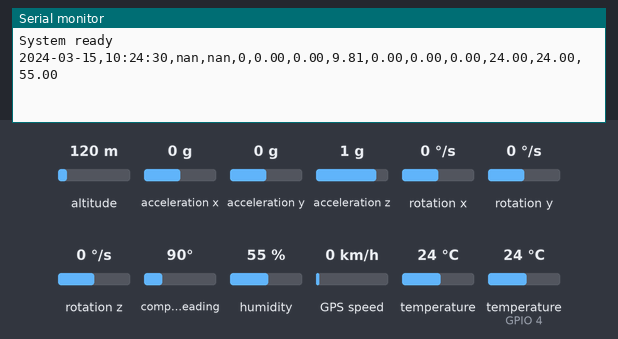
This sketch was run on a simulated ESP32. On the bench: the last lines printed to the serial monitor. The inputs (shaded band) are chosen by the test bench; at power-on: acceleration x 0 g, humidity 55 %, acceleration y 0 g, temperature (sensor on GPIO 4) 24 °C, acceleration z 1 g, rotation x 0 °/s, altitude 120 m, rotation y 0 °/s, rotation z 0 °/s, compass heading 90°, GPS speed 0 km/h, temperature 24 °C. The GPS gets a fix after 3 s at 37.7749, -122.4194 with 8 satellites; no radio packets arrive unless stated.

Above: at 1.2 s.
1.3 s: acceleration x set to -1.4 g
At 6.4 s:
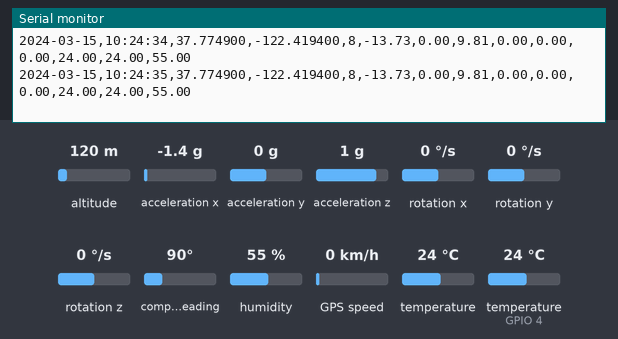
6.5 s: humidity set to 22 %
At 7.8 s:
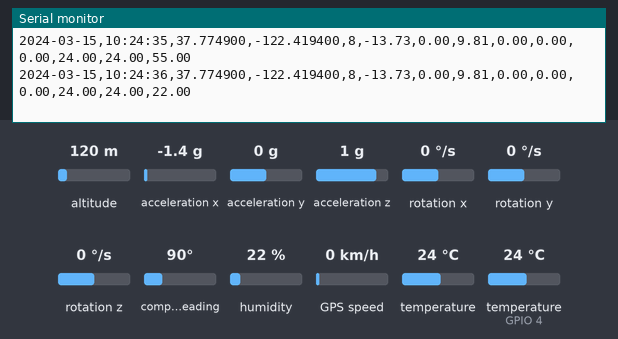
8.0 s: acceleration y set to -1.4 g
At 9.4 s:
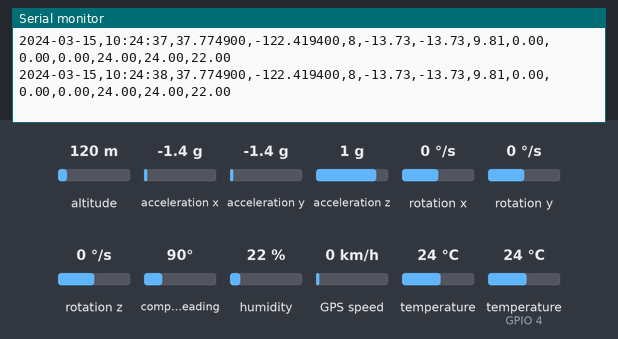
9.5 s: temperature (sensor on GPIO 4) set to 12 °C
At 10.8 s:
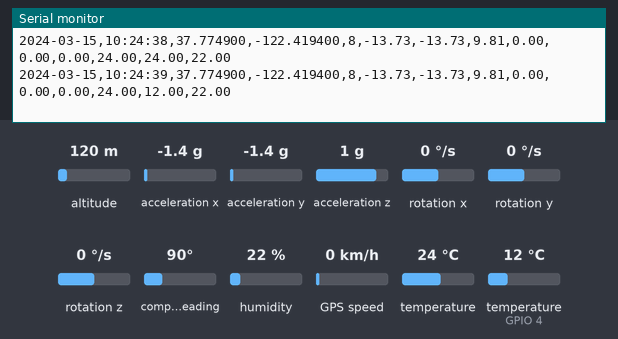
11.0 s: acceleration z set to -1.4 g
At 12.4 s:
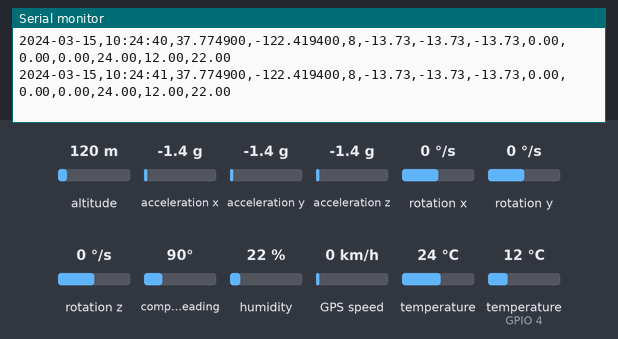
12.5 s: rotation x set to -192 °/s
At 13.9 s:
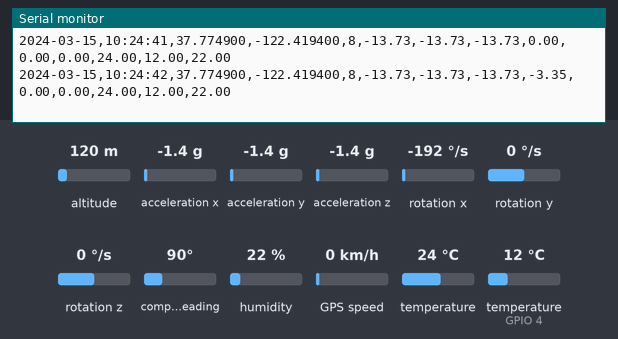
Timing chart, 0 to 15.0 s (numbered marks = the images above; inputs shaded):
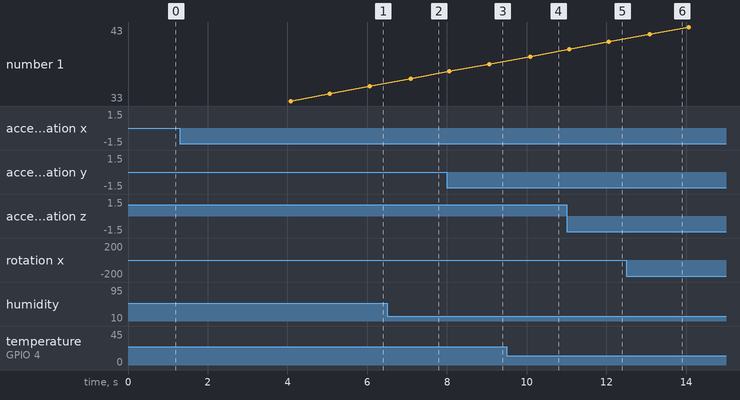

The sketch:

Integracion_sensores.ino
```cpp
/*  ESP32 DevKit v1
    GPS + IMU (MPU‑6050) + DHT11 + LoRa SX1278 433 MHz
    Orden CSV: yyyy‑mm‑dd,hh:mm:ss,lat,lon,sat,ax,ay,az,gx,gy,gz,imuT,dhtT,dhtH
*/

/* ── Librerías ── */
#include <Wire.h>
#include <Adafruit_MPU6050.h>
#include <DHT.h>
#include <TinyGPSPlus.h>
#include <HardwareSerial.h>
#include <SPI.h>
#include <LoRa.h>

/* ── Pines ── */
constexpr uint8_t I2C_SDA = 21, I2C_SCL = 22;

constexpr uint8_t LORA_SS = 5, LORA_RST = 34, LORA_DIO0 = 35;
constexpr long    LORA_FREQ = 433E6;

constexpr uint8_t DHTPIN = 4;
constexpr uint8_t DHTTYPE = DHT11;

constexpr uint8_t GPS_RX_PIN = 16;   // RX2 ← TX GPS
constexpr uint8_t GPS_TX_PIN = 17;   // TX2 → RX GPS

/* ── Objetos ── */
Adafruit_MPU6050 mpu;
DHT              dht(DHTPIN, DHTTYPE);
TinyGPSPlus      gps;
HardwareSerial   SerialGPS(2);

/* ── Setup ── */
void setup() {
  Serial.begin(115200);
  Wire.begin(I2C_SDA, I2C_SCL, 400000);

  mpu.begin();
  mpu.setAccelerometerRange(MPU6050_RANGE_8_G);
  mpu.setGyroRange        (MPU6050_RANGE_500_DEG);
  mpu.setFilterBandwidth  (MPU6050_BAND_21_HZ);

  LoRa.setPins(LORA_SS, LORA_RST, LORA_DIO0);
  LoRa.begin(LORA_FREQ);

  dht.begin();
  SerialGPS.begin(9600, SERIAL_8N1, GPS_RX_PIN, GPS_TX_PIN);

  Serial.println("System ready");
}

/* ── Loop ── */
void loop() {
  /* Actualizar GPS */
  while (SerialGPS.available()) gps.encode(SerialGPS.read());

  /* Cada segundo */
  static uint32_t t0 = 0;
  if (millis() - t0 < 1000) return;
  t0 = millis();

  /* Lecturas IMU */
  sensors_event_t acc, gyr, imuT;
  mpu.getEvent(&acc, &gyr, &imuT);

  /* Lecturas DHT */
  float dhtH = dht.readHumidity();
  float dhtT = dht.readTemperature();
  if (isnan(dhtH) || isnan(dhtT)) { dhtH = dhtT = NAN; }

  /* GPS (usa NaN/0 si aún no hay fix) */
  double lat = gps.location.isValid() ? gps.location.lat() : NAN;
  double lon = gps.location.isValid() ? gps.location.lng() : NAN;
  uint32_t sat = gps.satellites.isValid() ? gps.satellites.value() : 0;

  uint16_t yr = gps.date.isValid() ? gps.date.year()  : 0;
  uint8_t  mo = gps.date.isValid() ? gps.date.month() : 0;
  uint8_t  dy = gps.date.isValid() ? gps.date.day()   : 0;
  uint8_t  hr = gps.time.isValid() ? gps.time.hour()  : 0;
  uint8_t  mn = gps.time.isValid() ? gps.time.minute(): 0;
  uint8_t  sc = gps.time.isValid() ? gps.time.second(): 0;

  /* Construir CSV */
  char buf[160];
  snprintf(buf, sizeof(buf),
           "%04u-%02u-%02u,%02u:%02u:%02u,%.6f,%.6f,%u,"
           "%.2f,%.2f,%.2f,%.2f,%.2f,%.2f,%.2f,%.2f,%.2f",
           yr,mo,dy, hr,mn,sc,
           lat,lon,sat,
           acc.acceleration.x, acc.acceleration.y, acc.acceleration.z,
           gyr.gyro.x,        gyr.gyro.y,        gyr.gyro.z,
           imuT.temperature,  dhtT,              dhtH);

  /* Enviar y mostrar */
  LoRa.beginPacket();
  LoRa.print(buf);
  LoRa.endPacket();

  Serial.println(buf);
}
```

Measured:
- after the input at 1.3 s, the serial monitor: prints a new line after 0.76 s (image 1)
- after the input at 6.5 s, the serial monitor: prints a new line after 0.59 s (image 2)
- after the input at 8.0 s, the serial monitor: prints a new line after 0.06 s (image 3)
- after the input at 9.5 s, the serial monitor: prints a new line after 0.59 s (image 4)
- after the input at 11.0 s, the serial monitor: prints a new line after 0.06 s (image 5)
- after the input at 12.5 s, the serial monitor: prints a new line after 0.59 s (image 6)
